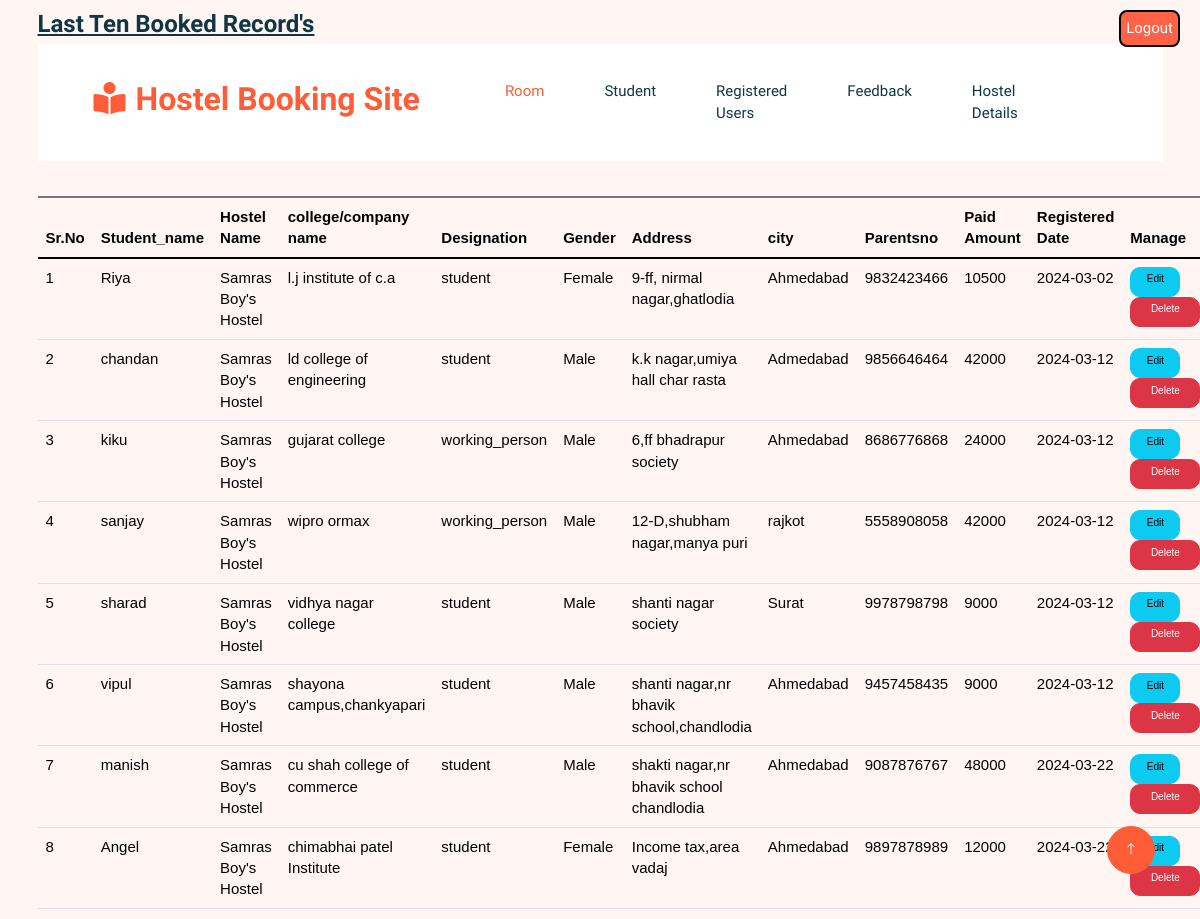
The app's page /management/date_admin_student.php (signed in) with its own data.
### tables this page shows
CREATE TABLE `student` (
  `student_id` int(10) NOT NULL,
  `student_name` varchar(100) NOT NULL,
  `email` varchar(255) NOT NULL,
  `parents_no` varchar(100) NOT NULL,
  `Gander` varchar(10) NOT NULL,
  `Date_of_brith` varchar(100) NOT NULL,
  `Address1` varchar(200) NOT NULL,
  `city1` varchar(100) NOT NULL,
  `image` varchar(255) NOT NULL,
  `pincode` varchar(100) NOT NULL,
  `course_name` varchar(40) NOT NULL,
  `date_of_register` date NOT NULL,
  `college_name` varchar(100) NOT NULL,
  `username` varchar(255) NOT NULL,
  `hostel_id` int(3) NOT NULL
);

CREATE TABLE `hostel` (
  `hostel_id` int(3) NOT NULL,
  `hostel_name` varchar(70) NOT NULL,
  `hostel_description` varchar(200) NOT NULL,
  `hostel_type` varchar(7) NOT NULL,
  `hostel_fees` varchar(30) NOT NULL,
  `hostel_address` varchar(80) NOT NULL,
  `hostel_photo_id` varchar(100) NOT NULL,
  `hostel_photo_path` varchar(250) NOT NULL,
  `city` varchar(255) NOT NULL,
  `hostelowner_id` int(5) NOT NULL
);

CREATE TABLE `payment` (
  `payment_id` int(11) NOT NULL,
  `student_id` int(10) NOT NULL,
  `id` int(5) NOT NULL,
  `payment_amount` int(11) NOT NULL,
  `payment_date` date NOT NULL,
  `payment_status` varchar(100) NOT NULL,
  `modeofpayment` varchar(100) NOT NULL
);

### management/date_admin_student.php (the view, shortened to what this page needs)
<!DOCTYPE html>
<html lang="en">
<head>
    <link rel="stylesheet" href="https://maxcdn.bootstrapcdn.com/bootstrap/3.4.0/css/bootstrap.min.css">
</head>
<body>
<a href="session_logout.php" class="nav-item nav-link float-end" style="margin-left:90px;margin-right:2rem;background-color:rgb(255,99,71);color:white;box-sizing:border-box;border:2px solid black;padding:5px;border-radius:8px;font-size:15px;">Logout</a>
<div class="container mt-3">
          <?php
            $id= $_SESSION['ownerid'];
            $date=$_POST['dates'];
            if($date == 'last 5 Days student')
            {  echo  "<h2 style='font-size:x-large;'><u>Records of This month</u></h2>
                <table class='table' style='border-top:2px solid;'>
                    <thead>
                    <tr><th>Sr.No</th><th>Student_name</th><th>Hostel Name</th><th>college/company name</th><th>Designation</th><th>Gender</th><th>Address</th><th>city</th> <th>Parentsno</th><th>Paid Amount</th><th>Registered Date</th><th>Manage</th>   </tr>
                    </thead>
                    <tbody> ";
                $d=01;
                $d1=05;
                $da=date('d');
                $m=Date('m');
                $y=Date('y');
                $dates1= "$y-$m-$d";
                $dates2="$y-$m-$da";
            $conn = mysqli_connect("localhost", "root", "", "hms");
        $sql="SELECT *  FROM student, registiontable ,payment ,hostel where  student.date_of_register > '$dates1' and student.date_of_register < '$dates2' and student.username=registiontable.username and payment.student_id=student.student_id and  student.hostel_id=hostel.hostel_id and hostel.hostelowner_id = $id " ;
                $result = $conn->query($sql);
                $sr=0;
                if ($result->num_rows > 0)
             {
                while ($row = $result->fetch_assoc()) {
                    $sr++;
        ?>   <tr>
                <td><?php echo $sr; ?></td>
                <td><?php echo $row['student_name']; ?></td>
                <td><?php echo $row['hostel_name']?></td>
                <td><?php echo $row['college_name']?></td>
                <td><?php echo $row['course_name']?></td>
                <td><?php echo $row['Gander']; ?></td>
                <td><?php echo $row['Address1']; ?></td>
                <td><?php echo $row['city1']; ?></td>
                <td><?php echo $row['parents_no']; ?></td>
                <td><?php echo $row['payment_amount']; ?></td>
                <td><?php echo $row['date_of_register']; ?></td>
        <td>
        <a class="btn btn-info" href="studentUpdate.php?student_id=<?php echo $row['student_id']; ?>" style="height:30px;width:50px;">Edit</a>
        <a class="btn btn-danger" href="studentDelete.php?student_id=<?php echo $row['student_id']; ?>"style="height:30px;width:70px;">Delete</a></td>
        </tr>
        <?php       }
             require("main1.php");
            }
            else{
            header("location:wrongdata.php");
            }
        }
        else if($date == "last month student")
        {   echo  "<h2 style='font-size:x-large;'><u>Last month Booking Record's</u></h3>
            <table class='table' style='border-top:2px solid;'>
                <thead>
                <tr><th>Sr.No</th><th>Student_name</th><th>Hostel Name</th><th>college/company name</th><th>Designation</th><th>Gender</th><th>Address</th><th>city</th> <th>Parentsno</th><th>Paid Amount</th><th>Registered Date</th><th>Manage</th>   </tr>
                </thead>
                <tbody> ";
            $d=Date('m');
            $m=Date('m');
            $m -= 1;
            $y=Date('y');
            $dates1= "$y-$m-$d";
            $d1=1;
            $m += 1;
            $dates2="$y-$m-$d1";
        $conn = mysqli_connect("localhost", "root", "", "hms");
        $sql="SELECT *  FROM student, registiontable ,payment ,hostel where  student.date_of_register > '$dates1' and student.date_of_register < '$dates2' and student.username=registiontable.username and payment.student_id=student.student_id and  student.hostel_id=hostel.hostel_id and hostel.hostelowner_id = $id " ;
                $result = $conn->query($sql);
                $sr=0;
                if ($result->num_rows > 0) {
                while ($row = $result->fetch_assoc()) {
                    $sr++;
        ?>   <tr>
                <td><?php echo $sr; ?></td>
                <td><?php echo $row['student_name']; ?></td>
                <td><?php echo $row['hostel_name']?></td>
                <td><?php echo $row['college_name']?></td>
                <td><?php echo $row['course_name']?></td>
                <td><?php echo $row['Gander']; ?></td>
                <td><?php echo $row['Address1']; ?></td>
                <td><?php echo $row['city1']; ?></td>
                <td><?php echo $row['parents_no']; ?></td>
                <td><?php echo $row['payment_amount']; ?></td>
                <td><?php echo $row['date_of_register']; ?></td>
        <td>
        <a class="btn btn-info" href="studentUpdate.php?student_id=<?php echo $row['student_id']; ?>"style="height:30px;width:50px;">Edit</a>
        <a class="btn btn-danger" href="studentDelete.php?student_id=<?php echo $row['student_id']; ?>"style="height:30px;width:70px;">Delete</a></td>
        </tr>
    <?php       }
         require("main1.php");
        }
        else{
            header("location:wrongdata.php");
        }
        }
        else{
            echo  "<h2 style='font-size:x-large;'><u>Last Ten Booked Record's</u></h2>
                <table class='table' style='border-top:2px solid;'>
                    <thead>
                    <tr><th>Sr.No</th><th>Student_name</th><th>Hostel Name</th><th>college/company name</th><th>Designation</th><th>Gender</th><th>Address</th><th>city</th> <th>Parentsno</th><th>Paid Amount</th><th>Registered Date</th><th>Manage</th></tr>
                    </thead>
                    <tbody>";
     $conn = mysqli_connect("localhost", "root", "", "hms");
     $sql="SELECT *  FROM student s inner join hostel h on s.hostel_id=h.hostel_id  inner join registiontable r on s.username=r.username inner join payment p on p.student_id=s.student_id where h.hostelowner_id like '".$id."' order by date_of_register asc limit 10";
     $result = $conn->query($sql);
     $sr=0;
     if ($result->num_rows > 0)
     {
     while ($row = $result->fetch_assoc()) {
         $sr++;
?>   <tr>
     <td><?php echo $sr; ?></td>
     <td><?php echo $row['student_name']; ?></td>
     <td><?php echo $row['hostel_name']?></td>
     <td><?php echo $row['college_name']?></td>
     <td><?php echo $row['course_name']?></td>
     <td><?php echo $row['Gander']; ?></td>
     <td><?php echo $row['Address1']; ?></td>
     <td><?php echo $row['city1']; ?></td>
     <td><?php echo $row['parents_no']; ?></td>
     <td><?php echo $row['payment_amount']; ?></td>
     <td><?php echo $row['date_of_register']; ?></td>
<td>
<a class="btn btn-info" href="studentUpdate.php?student_id=<?php echo $row['student_id']; ?>"style="height:30px;width:50px;">Edit</a>
<a class="btn btn-danger" href="studentDelete.php?student_id=<?php echo $row['student_id']; ?>"style="height:30px;width:70px;">Delete</a></td>
</tr>
 <?php       }
      require("main1.php");
     }
     else{
        header("location:wrongdata.php");
     }
        }
        ?>
        <br>
    </tbody>
</table>
    </div>
</body>
</html>

### management/css/style.css (style rules this page uses)
:root { --primary: #FE5D37; --light: #FFF5F3; --dark: #103741; }
.btn { font-weight: 500; transition: .5s; }
h1, h2, h3, h4, .h1, .h2, .h3, .h4, .display-1, .display-2, .display-3, .display-4, .display-5, .display-6 { font-family: 'Lobster Two', cursive; font-weight: 700; }

### management/date_admin_student.php (style rules this page uses)
th,td { font-family:sans-serif; color:black; font-size:15px; }

### records on screen
student: student_name "Riya", hostel.hostel_name "Samras Boy's Hostel", college_name "l.j institute of c.a", course_name "student", Gander "Female", Address1 "9-ff, nirmal nagar,ghatlodia", city1 "Ahmedabad", parents_no "9832423466", payment.payment_amount "10500", date_of_register "2024-03-02"
student: student_name "chandan", hostel.hostel_name "Samras Boy's Hostel", college_name "ld college of engineering", course_name "student", Gander "Male", Address1 "k.k nagar,umiya hall char rasta", city1 "Admedabad", parents_no "9856646464", payment.payment_amount "42000", date_of_register "2024-03-12"
student: student_name "kiku", hostel.hostel_name "Samras Boy's Hostel", college_name "gujarat college", course_name "working_person", Gander "Male", Address1 "6,ff bhadrapur society", city1 "Ahmedabad", parents_no "8686776868", payment.payment_amount "24000", date_of_register "2024-03-12"
student: student_name "sanjay", hostel.hostel_name "Samras Boy's Hostel", college_name "wipro ormax", course_name "working_person", Gander "Male", Address1 "12-D,shubham nagar,manya puri", city1 "rajkot", parents_no "5558908058", payment.payment_amount "42000", date_of_register "2024-03-12"
student: student_name "sharad", hostel.hostel_name "Samras Boy's Hostel", college_name "vidhya nagar college", course_name "student", Gander "Male", Address1 "shanti nagar society", city1 "Surat", parents_no "9978798798", payment.payment_amount "9000", date_of_register "2024-03-12"
student: student_name "vipul", hostel.hostel_name "Samras Boy's Hostel", college_name "shayona campus,chankyapari", course_name "student", Gander "Male", Address1 "shanti nagar,nr bhavik school,chandlodia", city1 "Ahmedabad", parents_no "9457458435", payment.payment_amount "9000", date_of_register "2024-03-12"
student: student_name "manish", hostel.hostel_name "Samras Boy's Hostel", college_name "cu shah college of commerce", course_name "student", Gander "Male", Address1 "shakti nagar,nr bhavik school chandlodia", city1 "Ahmedabad", parents_no "9087876767", payment.payment_amount "48000", date_of_register "2024-03-22"
student: student_name "Angel", hostel.hostel_name "Samras Boy's Hostel", college_name "chimabhai patel Institute", course_name "student", Gander "Female", Address1 "Income tax,area vadaj", city1 "Ahmedabad", parents_no "9897878989", payment.payment_amount "12000", date_of_register "2024-03-22"
